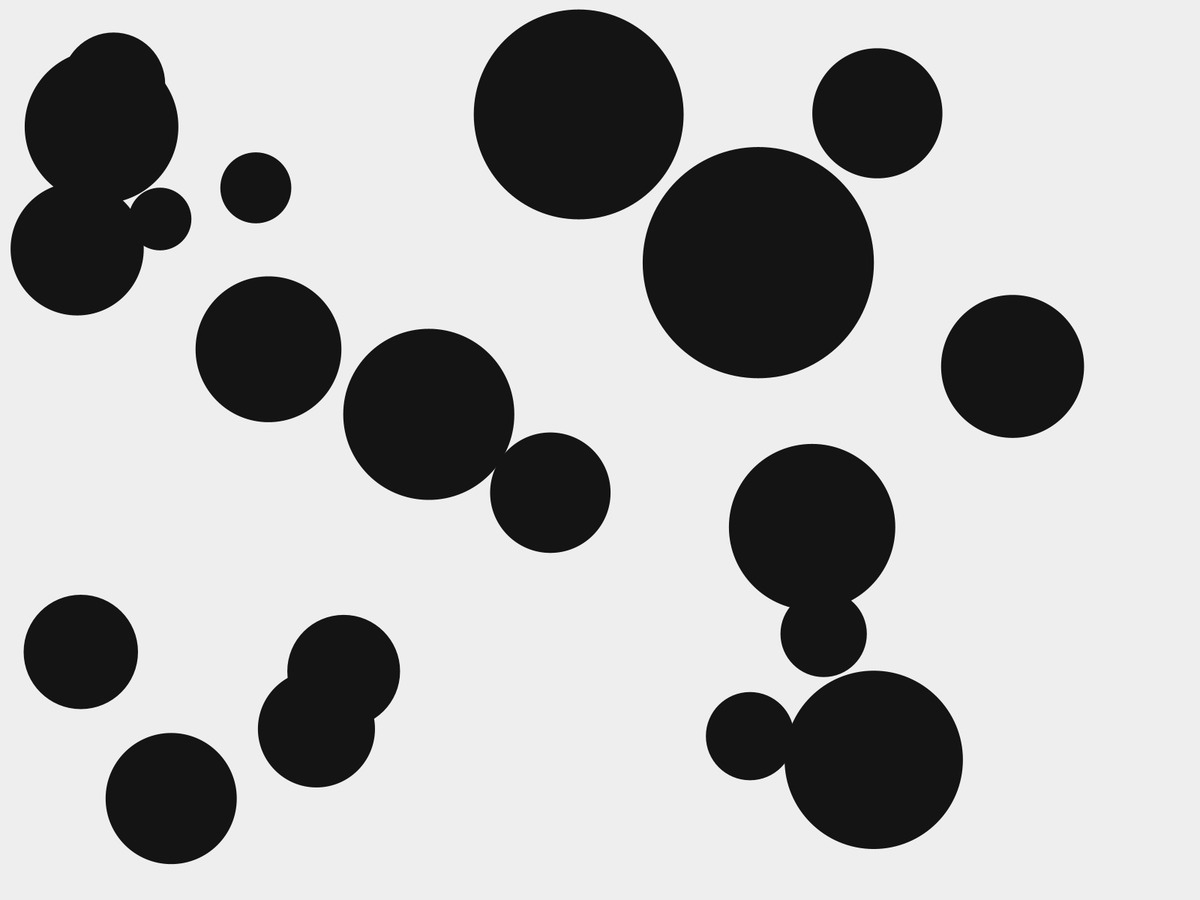
Frame 1 (no input)
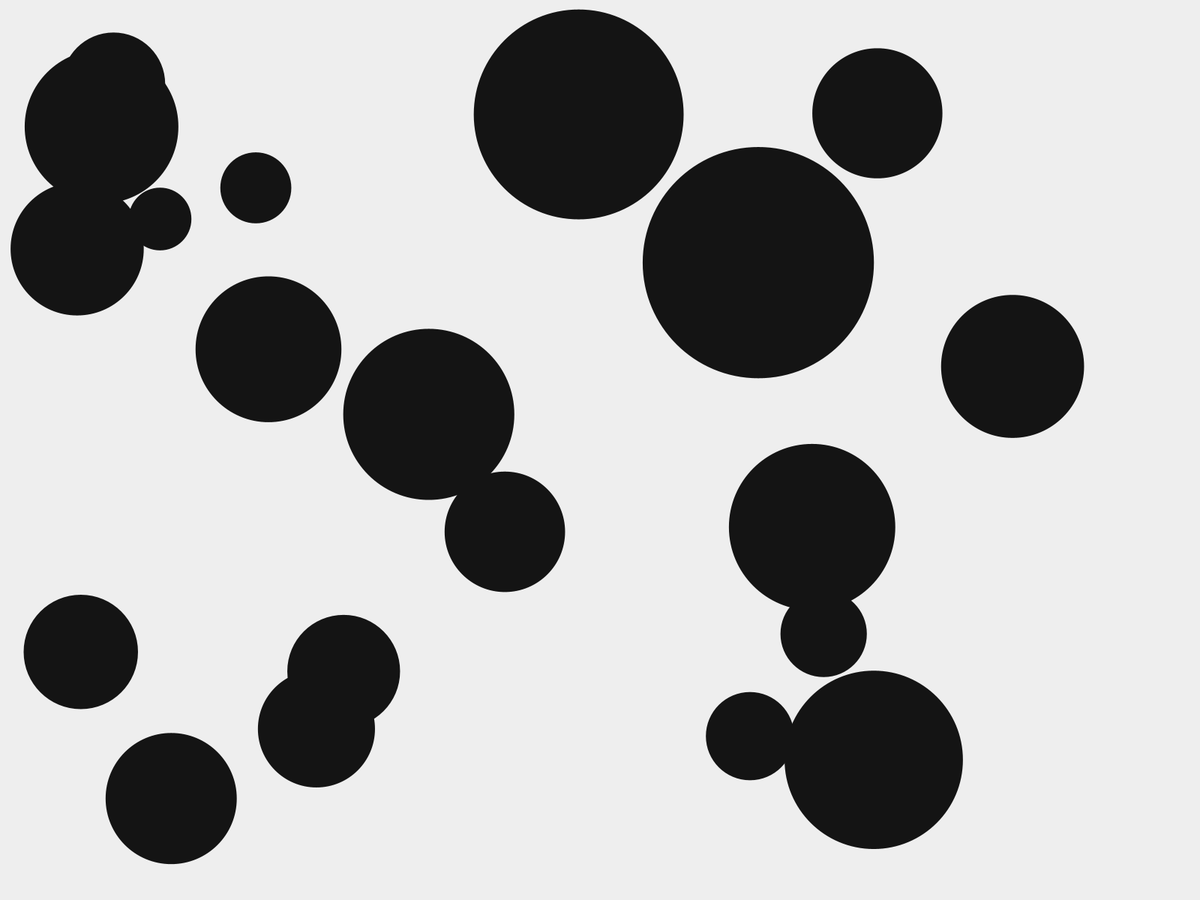
Frame 60 (the mouse pressed at the canvas centre just before this capture)
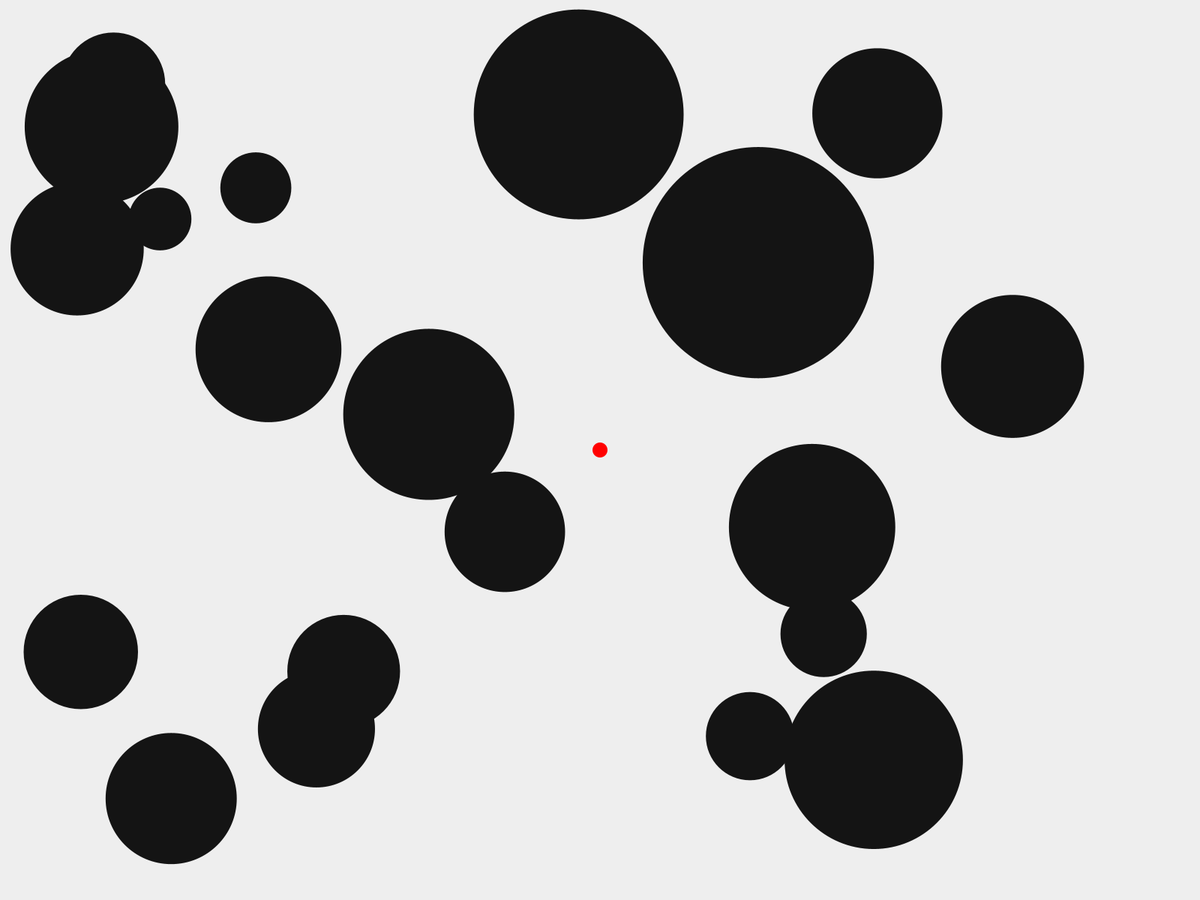
Frame 120 (the mouse held since frame 60 and released just before this capture)

The Processing sketch that drew these frames (run headless with seeded random() and noise(); from frame 60 on, the mouse is pressed at the canvas centre):

// Processing sketch: AcosoBB_00_02
// ── AcosoBB_00_02.pde
Mundo m;
void setup ()
{
  //size (400, 400);
  fullScreen();
  m= new Mundo();
  smooth();
  noStroke();
}


void draw ()

{
  background (238);
  m.dibuja();
}


void mouseDragged()
{
  //  m.setPxPy(mouseX, mouseY);
  // m.evaluaAvance();
}
void mouseReleased()
{
  m.mouseReleased();
}

void mousePressed()
{
  m.mousePressed();
}

// ── Esferita.pde
class Esferita
{
  float px, py, tam, disty;
  float umbral, vel, angulo;
  color farbe= RGB;
  float alpha;
  Esferita()
  {

    farbe= color(255, 0, 0);
    alpha=255;
    px=width/2;
    py=height/2;
    tam=20;
    umbral=tam*2;
    vel=1;
  }

  Esferita(float px_, float py_, float tam_, color farbe_, float alpha_)
  {

    farbe= farbe_;
    alpha=alpha_;
    px=px_;
    py=py_;
    tam=tam_;
    umbral=tam*2;
    vel=1;
  }

  void dibuja()
  {
    esferita();
  }


  void sumaPunto()
  {
    if (disty<umbral)
    {
      px-=vel*cos(angulo);
      py-=vel*sin(angulo);
    }
  }

  void evaluaAvance(float otherX, float otherY)
  {   
    angulo = atan2( otherY-py, otherX-px );
    sumaPunto();
  }


  void sumaPuntoDOS()

  {
  }


  void esferita() 
  {
    pushStyle();
    fill(farbe, alpha);
    ellipse(px, py, tam, tam);
    popStyle();
  }


  float  disty(float otherX, float otherY)
  {
    disty= dist(px, py, otherX, otherY);
    //   println(disty);
    return disty;
  }

  void setPxy(float px_, float py_)
  {

    px= px_;
    py= py_;
  }

  void setUmbral(float umbral_)
  {
    umbral=umbral_;
  }


  void setVel(float vel_)
  {
    vel= vel_;
  }

  void setSumaVel(float vel_)
  {
    vel+= vel_;
  }

  float [] getPxy()

  {
    float []pXY= new float []{px, py};
    return pXY;
  }
  float getTam()
  {
    return tam;
  }

  float getDisty()

  {
    return disty;
  }


  float getUmbral()
  {
    return umbral;
  }
}//cierra class Esferita

// ── Mundo.pde
class Mundo
{
  Esferita e;
  Esferita [] eDoble= new Esferita[20];
  int tamVictim;


  boolean tocaUser= false;
  Mundo()
  {
    e= new Esferita ();

    tamVictim= int(e.getTam())*4;
    for (int i=0; i< eDoble.length; i++)
    {
      eDoble[i]= new Esferita (random(tamVictim, width-tamVictim), random(tamVictim, height-tamVictim), random(tamVictim, tamVictim*4), color(20, 20, 20), 255);
      eDoble[i].setUmbral(tamVictim*4);
      eDoble[i].setVel(8);
    }
  }


  void dibuja()
  {
    setUserMov();
    for (int i=0; i< eDoble.length; i++)
    {
      eDoble[i].dibuja();
    }
  }

  void setUserMov()
  {

    if (tocaUser)
    {
      e.setPxy(mouseX, mouseY);

      e.dibuja();
    }


    evaluaAcosador();
    reaparece();
  }

  void evaluaAcosador()
  {
    for (int i=0; i< eDoble.length; i++)
    {
      //    println(eDoble[i].disty(e.px, e.py)+"_____"+eDoble[i].getUmbral());

      if (eDoble[i].disty(e.px, e.py)< eDoble[i].getTam())
      {
        eDoble[i].evaluaAvance(e.px, e.py);
      }
    }
  }

  void reaparece()
  {

    for (int i=0; i< eDoble.length; i++)
    {
      if ((eDoble[i].getPxy()[0] > width+eDoble[i].getTam()/4 || eDoble[i].getPxy()[0] < -eDoble[i].getTam()/4) || ( eDoble[i].getPxy()[1] > height+eDoble[i].getTam()/4 || eDoble[i].getPxy()[1] < -eDoble[i].getTam()/4))
      {
        eDoble[i].setPxy(random(e.getTam()*3, width-e.getTam()*3), random(e.getTam()*3, height-e.getTam()*3));
        eDoble[i].setSumaVel(4);
      }
    }
  }


  void mousePressed()
  {

    tocaUser=true;
  }

  void mouseReleased()
  {
    tocaUser=false;
  }
}// cierra class Mundo
